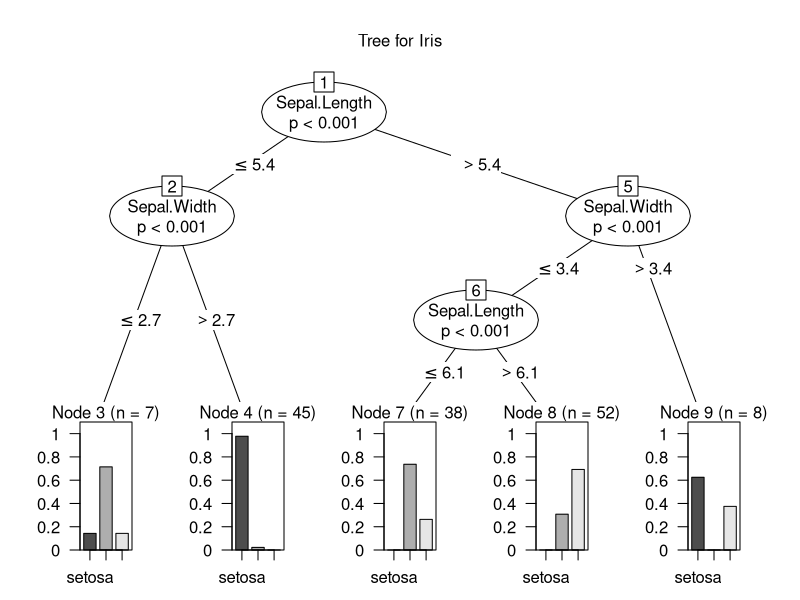

R code for this plot:
data("iris")
str(iris)
indexes =  sample(150,110)
iris_train = iris[indexes,]
iris_test = iris[-indexes,]
iris_train_label = iris[indexes,5]
iris_test_label = iris[-indexes,5]
target = Species ~ Sepal.Length +Sepal.Width
install.packages("party")
library(party)
tree = ctree(target, data = iris)
plot(tree, main = "Tree for Iris")
table(predict(tree), iris$Species)
